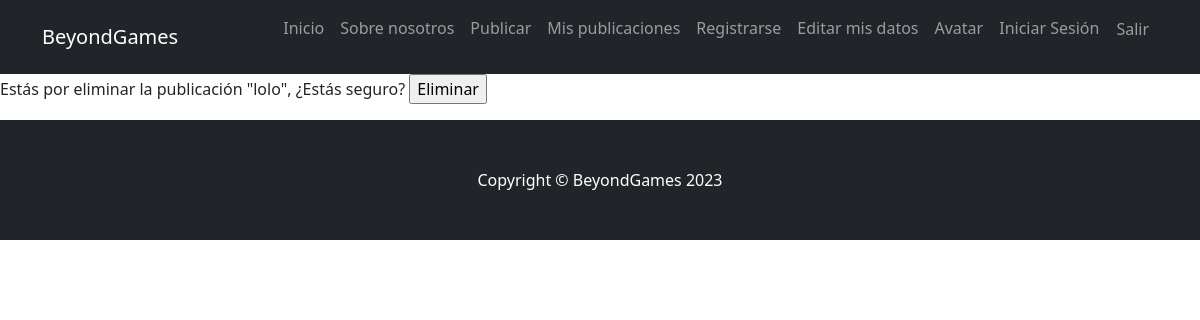
The app's page /app/eliminar/4 (signed in), older data.
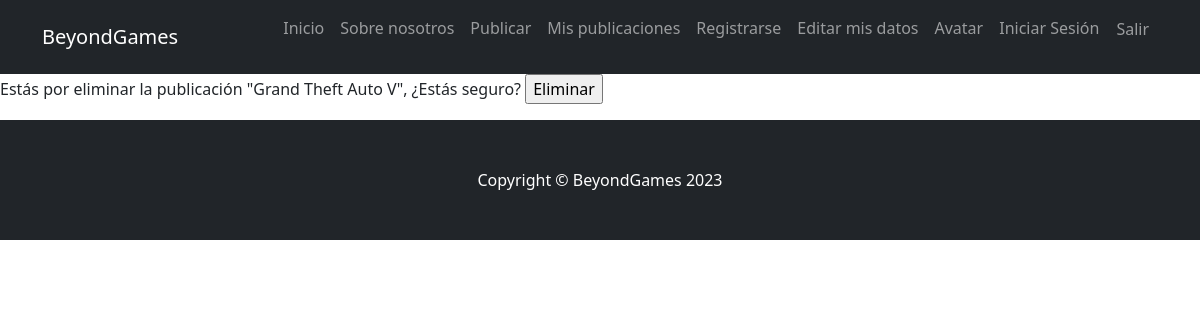
The same page, newer data.
### BeyondGames/models.py (models this page shows, shortened)
class Publicacion(models.Model):
    CONSOLE_CHOICES = [
        ('Xbox', 'Xbox'),
        ('PC', 'PC'),
        ('Nintendo Switch', 'Nintendo Switch'),
        ('PS5', 'PS5'),
        ('Sin Información', 'Sin Información')
    ]
    CATEGORY = [
        ('Acción', "Acción"),
        ('Aventura', 'Aventura'),
        ('Familiar','Familiar'),
        ('Deporte','Deporte'),
        ('Terror', 'Terror')
    ]
    title = CharField(max_length=100)
    opinion = TextField(max_length=1000)
    console = CharField(max_length=20, choices=CONSOLE_CHOICES)
    release_date = DateField()
    category = CharField(max_length=20,choices=CATEGORY)
    front_page = ImageField(upload_to='BeyondGames/images/',blank=False, default='media/BeyondGames/images/no_disponible.png')
    create_date = DateField(auto_now_add=True)

### BeyondGames/views.py (the view)
# urls.py: path('eliminar/<int:pk>', BlogEliminar.as_view(), name="BlogEliminar"),
class BlogEliminar(LoginRequiredMixin, DeleteView):
    model=Publicacion
    template_name = "BeyondGames/eliminar_blog.html"
    success_url = "/app/inicio/lista"

### templates/BeyondGames/eliminar_blog.html (shortened to what this page needs)
{% include "Base/navbar.html" %}
<form method="POST">
    Estás por eliminar la publicación "{{object.title}}", ¿Estás seguro?
    <input type="submit" value="Eliminar">
</form>
{% include "Base/footer.html" %}

Row changes from the older to the newer data that the page shows:
changed Publicacion: title "lolo" → "Grand Theft Auto V"
